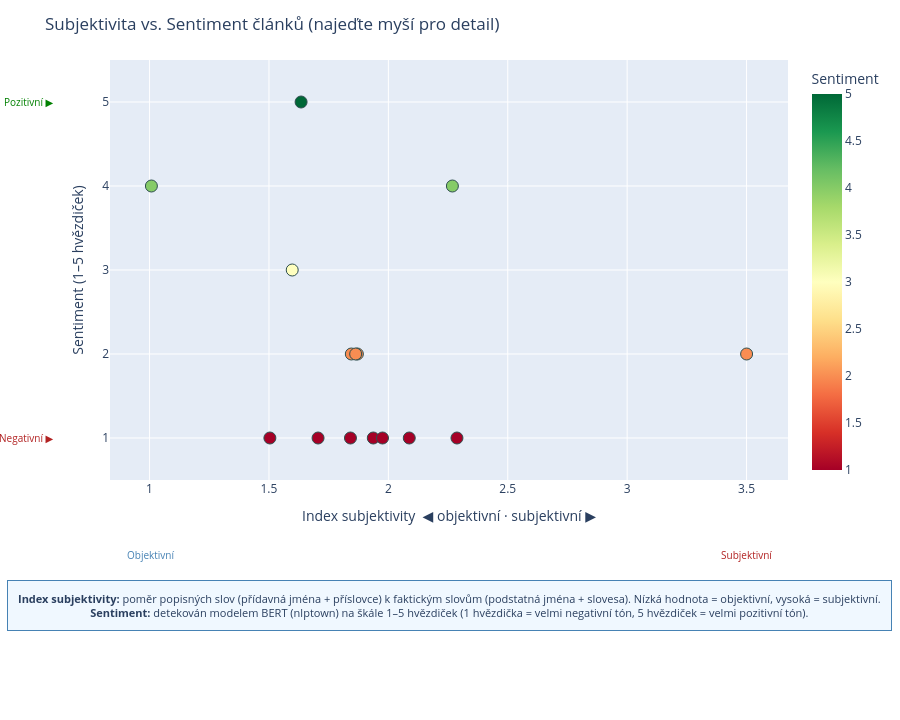

Notebook cell for this chart:
### Markdown cell above
### 5. Dashboarding — Interaktivní vizualizace (Plotly)

Scatter plot **Subjektivita vs. Sentiment** — každý bod je jeden článek. Najeďte myší pro zobrazení titulku a klíčových slov.

### Code cell
import plotly.express as px
import pandas as pd

if 'articles_df' in locals() and 'subjectivity_index' in articles_df.columns and 'sentiment_label' in articles_df.columns:

    def label_to_numeric(label):
        try:
            return int(str(label).split()[0])
        except (ValueError, IndexError):
            return None

    plot_df = articles_df.copy()
    plot_df['sentiment_numeric'] = plot_df['sentiment_label'].apply(label_to_numeric)

    subjectivity_col = 'refined_bias_corpus_score' if 'refined_bias_corpus_score' in plot_df.columns else \
                       'refined_bias_score'         if 'refined_bias_score'         in plot_df.columns else \
                       'subjectivity_index'

    plot_df['hover_keywords'] = plot_df['top_keywords'] if 'top_keywords' in plot_df.columns else ''
    plot_df = plot_df.dropna(subset=[subjectivity_col, 'sentiment_numeric'])

    x_min = plot_df[subjectivity_col].min()
    x_max = plot_df[subjectivity_col].max()

    fig = px.scatter(
        plot_df,
        x=subjectivity_col,
        y='sentiment_numeric',
        hover_name='title',
        hover_data={'hover_keywords': True, subjectivity_col: ':.3f', 'sentiment_numeric': True},
        color='sentiment_numeric',
        color_continuous_scale='RdYlGn',
        labels={
            subjectivity_col: 'Index subjektivity',
            'sentiment_numeric': 'Sentiment (1–5 hvězdiček)',
            'hover_keywords': 'Klíčová slova',
        },
        title='Subjektivita vs. Sentiment článků (najeďte myší pro detail)',
    )

    fig.update_traces(marker=dict(size=12, line=dict(width=1, color='DarkSlateGrey')))

    fig.update_layout(
        xaxis_title='Index subjektivity  ◀ objektivní · subjektivní ▶',
        yaxis_title='Sentiment (1–5 hvězdiček)',
        yaxis=dict(tickmode='linear', tick0=1, dtick=1, range=[0.5, 5.5]),
        coloraxis_colorbar=dict(title='Sentiment'),
        hovermode='closest',
        height=720,
        # Large left margin so Y labels aren't clipped; large bottom for explanation box
        margin=dict(t=60, b=240, l=110, r=80),
        annotations=[
            # X-axis endpoint labels
            dict(text='Objektivní', xref='x', yref='paper',
                 x=x_min, y=-0.20, showarrow=False,
                 font=dict(size=10, color='steelblue'), align='center'),
            dict(text='Subjektivní', xref='x', yref='paper',
                 x=x_max, y=-0.20, showarrow=False,
                 font=dict(size=10, color='firebrick'), align='center'),
            # Y-axis endpoint labels — placed just inside the left margin
            dict(text='Pozitivní ▶', xref='paper', yref='y',
                 x=-0.08, y=5, showarrow=False,
                 font=dict(size=10, color='green'), align='right', xanchor='right'),
            dict(text='Negativní ▶', xref='paper', yref='y',
                 x=-0.08, y=1, showarrow=False,
                 font=dict(size=10, color='firebrick'), align='right', xanchor='right'),
            # Explanation box — two lines, centered below the chart
            dict(
                text=(
                    "<b>Index subjektivity:</b> poměr popisných slov (přídavná jména + příslovce) "
                    "k faktickým slovům (podstatná jména + slovesa). Nízká hodnota = objektivní, vysoká = subjektivní.<br>"
                    "<b>Sentiment:</b> detekován modelem BERT (nlptown) na škále 1–5 hvězdiček "
                    "(1 hvězdička = velmi negativní tón, 5 hvězdiček = velmi pozitivní tón)."
                ),
                xref='paper', yref='paper',
                x=0.5, y=-0.36,
                showarrow=False,
                align='center',
                bgcolor='rgba(240,248,255,0.95)',
                bordercolor='steelblue',
                borderwidth=1,
                borderpad=10,
                font=dict(size=11),
            ),
        ],
    )

    fig.show()
else:
    print("Chybí potřebné sloupce (subjectivity_index, sentiment_label). Spusťte nejprve buňky 28 a 30.")

### Figure 1 — Plotly figure (JSON) as saved in the notebook; plotly's stock layout.template omitted (floating-point values rounded to 4 significant figures)
{"data": [{"customdata": [["tady, vládní, tomu, klempíř, televize"], ["nádoba, vláda, financí, pravidel, komentátor"], ["krátkodobých, bydlení, dat, jednotky, centra"], ["lidé, poplach, krytu, protože, drony"], ["zemědělství, ovoce, ludvík, škody, let"], ["nemocnice, boxu, roháčová, bulovka, pacienta"], ["řízení, landovský, května, čtk, vyhlásilo"], ["trump, lincoln, jeho, ťinpching, americké"], ["banky, inflační, měnová, noha, centrální"], ["íránci, nyní, začnou, bombardování, ještě"], ["práce, kolman, zlepšení, dětí, jeho"], ["podnik, městské, dopravní, zábranský, radní"], ["armády, silně, druhého, hlasovat, někoho"], ["malý, mobil, řekla, mu, malému"], ["jeho, zahraničí, rozhlasu, připomínkovém, dokumentu"]], "hovertemplate": "<b>%{hovertext}</b><br><br>Index subjektivity=%{x:.3f}<br>Sentiment (1–5 hvězdiček)=%{marker.color}<br>Klíčová slova=%{customdata[0]}<extra></extra>", "hovertext": ["Ani Babiš není schopen Klempířův zákon číst, říká poslanec", "Velký obrat vlády Andreje Babiše: Boří schody do rozpočtového nebe", "Z bytů mizí rezidenti, přibývá turistů. Stát se chystá zasáhnout", "Dárek pro Rusko. Moskva poplach v Litvě využije, říká novinářka", "Škoda na úrodě ovoce kvůli mrazům přesáhne dle odhadů ovocnářů miliardu korun", "Na Bulovku pojede lékař z USA speciální sanitkou, v bioboxu má lůžko i WC", "Landovský se bude ucházet o místo ředitele sekce obranné politiky", "Lepší než Lincoln či Washington? V Číně Trump svou sebejistotu ztratil", "Zničí Babiš po rozpočtové politice i tu měnovou? Má dobře našlápnuto", "Ameriko, jdi si svou cestou. Země Zálivu zjišťují nepříjemnou pravdu", "Tragická úmrtí dětí bude na ministerstvu řešit zpěvačka Michaela Nosková", "Dopravní podnik nabídl k reklamě i sloupy v centru Prahy. Teď soutěž stopl", "Predátor se probudil. Babiš začal s likvidací SPD a Motoristů", "„Prase je chytré a čistotné.“ Exministr Válek mluvil u soudu o slavné esemesce", "Macinkův úřad hájí zahraniční vysílání ČRo. Sám mu letos seškrtal peníze"], "legendgroup": "", "marker": {"color": [1, 1, 2, 1, 1, 4, 3, 2, 2, 1, 4, 1, 1, 2, 5], "coloraxis": "coloraxis", "line": {"color": "DarkSlateGrey", "width": 1}, "size": 12, "symbol": "circle"}, "mode": "markers", "name": "", "orientation": "v", "showlegend": false, "type": "scatter", "x": [1.706, 1.841, 1.845, 2.087, 1.504, 2.268, 1.597, 1.87, 3.5, 2.287, 1.008, 1.937, 1.976, 1.863, 1.635], "xaxis": "x", "y": [1, 1, 2, 1, 1, 4, 3, 2, 2, 1, 4, 1, 1, 2, 5], "yaxis": "y"}], "layout": {"annotations": [{"align": "center", "font": {"color": "steelblue", "size": 10}, "showarrow": false, "text": "Objektivní", "x": 1.008, "xref": "x", "y": -0.2, "yref": "paper"}, {"align": "center", "font": {"color": "firebrick", "size": 10}, "showarrow": false, "text": "Subjektivní", "x": 3.5, "xref": "x", "y": -0.2, "yref": "paper"}, {"align": "right", "font": {"color": "green", "size": 10}, "showarrow": false, "text": "Pozitivní ▶", "x": -0.08, "xanchor": "right", "xref": "paper", "y": 5, "yref": "y"}, {"align": "right", "font": {"color": "firebrick", "size": 10}, "showarrow": false, "text": "Negativní ▶", "x": -0.08, "xanchor": "right", "xref": "paper", "y": 1, "yref": "y"}, {"align": "center", "bgcolor": "rgba(240,248,255,0.95)", "bordercolor": "steelblue", "borderpad": 10, "borderwidth": 1, "font": {"size": 11}, "showarrow": false, "text": "<b>Index subjektivity:</b> poměr popisných slov (přídavná jména + příslovce) k faktickým slovům (podstatná jména + slovesa). Nízká hodnota = objektivní, vysoká = subjektivní.<br><b>Sentiment:</b> detekován modelem BERT (nlptown) na škále 1–5 hvězdiček (1 hvězdička = velmi negativní tón, 5 hvězdiček = velmi pozitivní tón).", "x": 0.5, "xref": "paper", "y": -0.36, "yref": "paper"}], "coloraxis": {"colorbar": {"title": {"text": "Sentiment"}}, "colorscale": [[0, "rgb(165,0,38)"], [0.1, "rgb(215,48,39)"], [0.2, "rgb(244,109,67)"], [0.3, "rgb(253,174,97)"], [0.4, "rgb(254,224,139)"], [0.5, "rgb(255,255,191)"], [0.6, "rgb(217,239,139)"], [0.7, "rgb(166,217,106)"], [0.8, "rgb(102,189,99)"], [0.9, "rgb(26,152,80)"], [1, "rgb(0,104,55)"]]}, "height": 720, "hovermode": "closest", "legend": {"tracegroupgap": 0}, "margin": {"b": 240, "l": 110, "r": 80, "t": 60}, "title": {"text": "Subjektivita vs. Sentiment článků (najeďte myší pro detail)"}, "xaxis": {"anchor": "y", "domain": [0, 1], "title": {"text": "Index subjektivity  ◀ objektivní · subjektivní ▶"}}, "yaxis": {"anchor": "x", "domain": [0, 1], "dtick": 1, "range": [0.5, 5.5], "tick0": 1, "tickmode": "linear", "title": {"text": "Sentiment (1–5 hvězdiček)"}}}}
